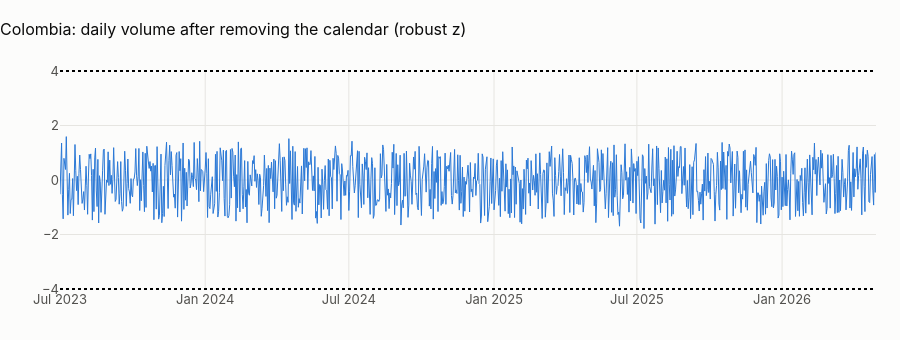

Source (notebook cell):
### Markdown cell above
## 1 · Abnormal days
Daily transaction counts (local date) are modelled as in notebook 04 (weekday, holiday, long weekend, payday window,
month end, trend; OLS on log counts). A day is abnormal when its residual is more than 4 robust standard deviations
(1.4826 × MAD) from zero: robust, because the abnormal days themselves must not inflate the yardstick.

### Code cell
daily = pl.q("""
    select k.country_code, t.local_date, count(*) as n_tx, sum(t.amount_usd) as usd,
           any_value(k.iso_weekday) as iso_weekday,
           any_value(k.is_holiday::int) as is_holiday, any_value(k.is_long_weekend::int) as is_long_weekend,
           any_value((coalesce(k.days_since_payday, 99) <= 2)::int) as payday_window,
           any_value(k.is_month_end::int) as is_month_end, any_value(k.holiday_name) as holiday_name
    from main.tx_local t join main.calendar_local k
      on k.country_code = t.customer_country_code and k.local_date = t.local_date
    group by 1, 2 order by 1, 2""")
daily["local_date"] = pd.to_datetime(daily.local_date)
daily = country.full_months(daily)
FE = " + C(country_code)" if daily.country_code.nunique() > 1 else ""
daily["log_n"] = np.log(daily.n_tx)
daily["t"] = (daily.local_date - daily.local_date.min()).dt.days / 365.25
m = smf.ols(
    "log_n ~ C(iso_weekday) + is_holiday + is_long_weekend + payday_window + is_month_end + t" + FE,
    data=daily,
).fit()
daily["resid"] = m.resid
mad = 1.4826 * np.median(np.abs(daily.resid - daily.resid.median()))
daily["z"] = (daily.resid - daily.resid.median()) / mad
out = daily[daily.z.abs() > 4]
fig = go.Figure()
fig.add_trace(
    go.Scatter(
        x=daily.local_date,
        y=daily.z,
        mode="lines",
        name="robust z of the residual",
        line=dict(width=1),
    )
)
fig.add_trace(
    go.Scatter(x=out.local_date, y=out.z, mode="markers", name="|z| > 4", marker=dict(size=8))
)
fig.add_hline(y=4, line_dash="dot")
fig.add_hline(y=-4, line_dash="dot")
fig.update_layout(
    title=f"{CTRY.title}: daily volume after removing the calendar (robust z)",
    height=340,
    xaxis_title=None,
)
fig.show()
show(
    out[["country_code", "local_date", "n_tx", "iso_weekday", "holiday_name"]].assign(
        z=out.z.round(2)
    ),
    paging=False,
)
display(
    Markdown(
        f"**{len(out)} abnormal days in {len(daily):,}** (a normal distribution would give about "
        f"{len(daily) * 6.3e-5:.2f} beyond 4σ). "
        + (
            "None: once weekdays are removed, daily volume is pure noise around a flat level, another sign of a generator "
            "with no shocks (no outages, no payroll days, no Hot Sale or Buen Fin)."
            if not len(out)
            else "Inspect them: a real day like this is an outage, a campaign or a data delivery problem."
        )
    )
)

### Figure 1 — Plotly figure (JSON) as saved in the notebook; plotly's stock layout.template omitted (floating-point values rounded to 4 significant figures; data arrays with more than 128 entries replaced by an {"elided": "..."} marker saying what was removed)
{"data": [{"line": {"width": 1}, "mode": "lines", "name": "robust z of the residual", "type": "scatter", "x": {"elided": "1035 str values"}, "y": {"elided": "1035 float values"}}, {"marker": {"size": 8}, "mode": "markers", "name": "|z| > 4", "type": "scatter", "x": [], "y": []}], "layout": {"height": 340, "shapes": [{"line": {"dash": "dot"}, "type": "line", "x0": 0, "x1": 1, "xref": "x domain", "y0": 4, "y1": 4, "yref": "y"}, {"line": {"dash": "dot"}, "type": "line", "x0": 0, "x1": 1, "xref": "x domain", "y0": -4, "y1": -4, "yref": "y"}], "title": {"text": "Colombia: daily volume after removing the calendar (robust z)"}, "xaxis": {"title": {}}}}
